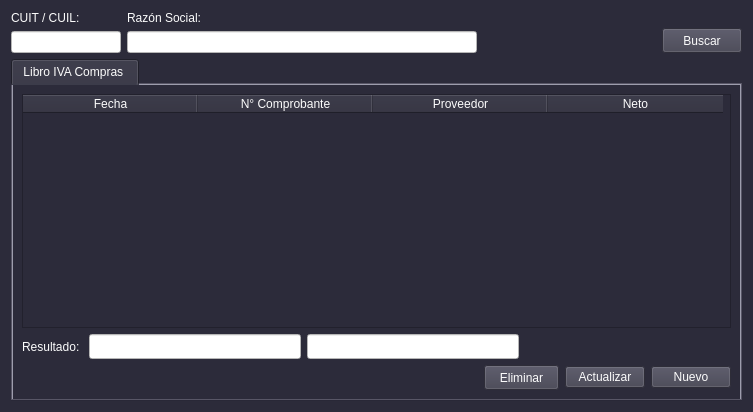
<?xml version="1.0" encoding="UTF-8"?>
<ui version="4.0">
 <class>form_libro_iva_compras</class>
 <widget class="QWidget" name="form_libro_iva_compras">
  <property name="geometry">
   <rect>
    <x>0</x>
    <y>0</y>
    <width>753</width>
    <height>412</height>
   </rect>
  </property>
  <property name="windowTitle">
   <string>Libro IVA Compras</string>
  </property>
  <property name="styleSheet">
   <string notr="true">color: rgb(3, 3, 3);
background-color: rgb(44, 43, 58);
font: 10pt &quot;Liberation Sans&quot;;
color: rgb(252, 252, 252);
selection-background-color: rgb(155, 155, 185);</string>
  </property>
  <layout class="QGridLayout" name="gridLayout_2">
   <item row="0" column="0">
    <layout class="QHBoxLayout" name="horizontalLayout_15">
     <item>
      <layout class="QVBoxLayout" name="verticalLayout_2">
       <item>
        <widget class="QLabel" name="label_15">
         <property name="text">
          <string>CUIT / CUIL: </string>
         </property>
        </widget>
       </item>
       <item>
        <widget class="QLineEdit" name="lne_cuit">
         <property name="minimumSize">
          <size>
           <width>110</width>
           <height>0</height>
          </size>
         </property>
         <property name="maximumSize">
          <size>
           <width>110</width>
           <height>16777215</height>
          </size>
         </property>
         <property name="styleSheet">
          <string notr="true">background-color: rgb(255, 255, 255);
color: rgb(0, 0, 0);</string>
         </property>
         <property name="text">
          <string/>
         </property>
        </widget>
       </item>
      </layout>
     </item>
     <item>
      <layout class="QVBoxLayout" name="verticalLayout_3">
       <item>
        <widget class="QLabel" name="label_16">
         <property name="text">
          <string>Razón Social: </string>
         </property>
        </widget>
       </item>
       <item>
        <widget class="QLineEdit" name="lne_razon_social">
         <property name="minimumSize">
          <size>
           <width>350</width>
           <height>0</height>
          </size>
         </property>
         <property name="maximumSize">
          <size>
           <width>350</width>
           <height>16777215</height>
          </size>
         </property>
         <property name="styleSheet">
          <string notr="true">background-color: rgb(255, 255, 255);
color: rgb(0, 0, 0);</string>
         </property>
        </widget>
       </item>
      </layout>
     </item>
     <item>
      <spacer name="horizontalSpacer_12">
       <property name="orientation">
        <enum>Qt::Horizontal</enum>
       </property>
       <property name="sizeHint" stdset="0">
        <size>
         <width>40</width>
         <height>20</height>
        </size>
       </property>
      </spacer>
     </item>
     <item alignment="Qt::AlignBottom">
      <widget class="QPushButton" name="btn_buscar">
       <property name="minimumSize">
        <size>
         <width>0</width>
         <height>25</height>
        </size>
       </property>
       <property name="maximumSize">
        <size>
         <width>16777215</width>
         <height>25</height>
        </size>
       </property>
       <property name="styleSheet">
        <string notr="true">background-color: rgb(64, 63, 78);</string>
       </property>
       <property name="text">
        <string>Buscar</string>
       </property>
      </widget>
     </item>
    </layout>
   </item>
   <item row="1" column="0">
    <widget class="QTabWidget" name="tabWidget">
     <property name="styleSheet">
      <string notr="true">QTabWidget{
background-color: rgb(123, 121, 143);
}
QLineEdit {
background-color: rgb(255, 255, 255);
color: rgb(0, 0, 0);
}
QComboBox{
background-color: rgb(255, 255, 255);
color: rgb(0, 0, 0);
}</string>
     </property>
     <property name="currentIndex">
      <number>0</number>
     </property>
     <widget class="QWidget" name="tab">
      <attribute name="title">
       <string>Libro IVA Compras </string>
      </attribute>
      <layout class="QGridLayout" name="gridLayout">
       <item row="0" column="0">
        <widget class="QTableWidget" name="tw_compras">
         <property name="selectionBehavior">
          <enum>QAbstractItemView::SelectRows</enum>
         </property>
         <attribute name="horizontalHeaderDefaultSectionSize">
          <number>175</number>
         </attribute>
         <column>
          <property name="text">
           <string>Fecha</string>
          </property>
         </column>
         <column>
          <property name="text">
           <string>N° Comprobante</string>
          </property>
         </column>
         <column>
          <property name="text">
           <string>Proveedor</string>
          </property>
         </column>
         <column>
          <property name="text">
           <string>Neto</string>
          </property>
         </column>
        </widget>
       </item>
       <item row="1" column="0">
        <layout class="QHBoxLayout" name="horizontalLayout_4">
         <item>
          <widget class="QLabel" name="label_3">
           <property name="text">
            <string>Resultado: </string>
           </property>
          </widget>
         </item>
         <item>
          <widget class="QLineEdit" name="lne_resultado_uno">
           <property name="minimumSize">
            <size>
             <width>0</width>
             <height>25</height>
            </size>
           </property>
           <property name="maximumSize">
            <size>
             <width>16777215</width>
             <height>25</height>
            </size>
           </property>
          </widget>
         </item>
         <item>
          <widget class="QLineEdit" name="lne_resultado_dos">
           <property name="minimumSize">
            <size>
             <width>0</width>
             <height>25</height>
            </size>
           </property>
           <property name="maximumSize">
            <size>
             <width>16777215</width>
             <height>25</height>
            </size>
           </property>
          </widget>
         </item>
         <item>
          <spacer name="horizontalSpacer">
           <property name="orientation">
            <enum>Qt::Horizontal</enum>
           </property>
           <property name="sizeHint" stdset="0">
            <size>
             <width>40</width>
             <height>20</height>
            </size>
           </property>
          </spacer>
         </item>
        </layout>
       </item>
       <item row="2" column="0">
        <layout class="QHBoxLayout" name="horizontalLayout">
         <item>
          <spacer name="horizontalSpacer_2">
           <property name="orientation">
            <enum>Qt::Horizontal</enum>
           </property>
           <property name="sizeHint" stdset="0">
            <size>
             <width>40</width>
             <height>20</height>
            </size>
           </property>
          </spacer>
         </item>
         <item>
          <widget class="QPushButton" name="btn_eliminar">
           <property name="minimumSize">
            <size>
             <width>75</width>
             <height>25</height>
            </size>
           </property>
           <property name="maximumSize">
            <size>
             <width>75</width>
             <height>25</height>
            </size>
           </property>
           <property name="styleSheet">
            <string notr="true">background-color: rgb(64, 63, 78);</string>
           </property>
           <property name="text">
            <string>Eliminar</string>
           </property>
          </widget>
         </item>
         <item alignment="Qt::AlignRight">
          <widget class="QPushButton" name="btn_modificar">
           <property name="styleSheet">
            <string notr="true">background-color: rgb(64, 63, 78);</string>
           </property>
           <property name="text">
            <string>Actualizar</string>
           </property>
          </widget>
         </item>
         <item alignment="Qt::AlignRight">
          <widget class="QPushButton" name="btn_nuevo">
           <property name="styleSheet">
            <string notr="true">background-color: rgb(64, 63, 78);</string>
           </property>
           <property name="text">
            <string>Nuevo</string>
           </property>
          </widget>
         </item>
        </layout>
       </item>
      </layout>
     </widget>
    </widget>
   </item>
  </layout>
 </widget>
 <tabstops>
  <tabstop>lne_cuit</tabstop>
  <tabstop>lne_razon_social</tabstop>
  <tabstop>btn_buscar</tabstop>
  <tabstop>tabWidget</tabstop>
  <tabstop>btn_eliminar</tabstop>
  <tabstop>btn_nuevo</tabstop>
  <tabstop>btn_modificar</tabstop>
  <tabstop>tw_compras</tabstop>
  <tabstop>lne_resultado_uno</tabstop>
  <tabstop>lne_resultado_dos</tabstop>
 </tabstops>
 <resources/>
 <connections/>
</ui>
